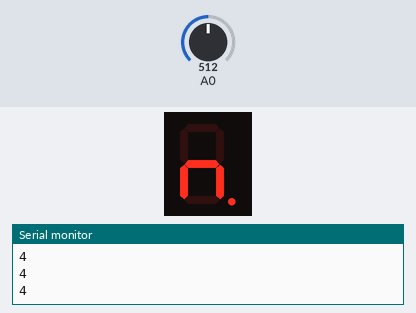
Bench run of a sketch on a simulated Arduino Uno, built with avr-gcc and run on an emulated ATmega328P. On the bench: 1-digit seven-segment display, the last lines printed to the serial monitor. Wiring (inferred from the names in the program): 1-digit 7-segment display, segments lit when HIGH: segments pin 2, pin 3, pin 4, pin 5, pin 6, pin 7, pin 8, pin 9. Inputs (shaded band) come from the test bench; at power-on: A0 = 512. The segment pins are drawn as the display they are named for.

Above: at 1.2 s.
1.3 s: A0 set to 716
At 2.7 s:
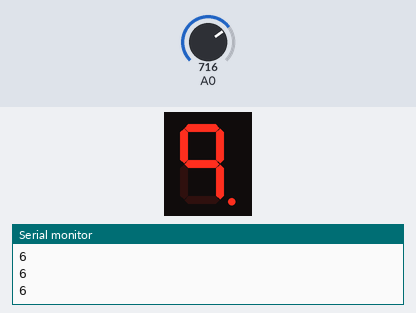
3.0 s: A0 set to 900
At 4.1 s:
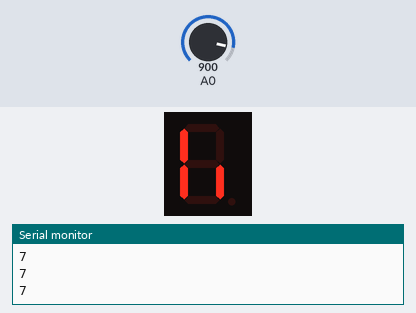
4.5 s: A0 set to 1023
At 5.3 s:
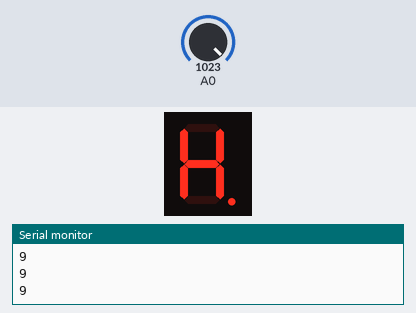
6.0 s: A0 set to 306
At 6.5 s:
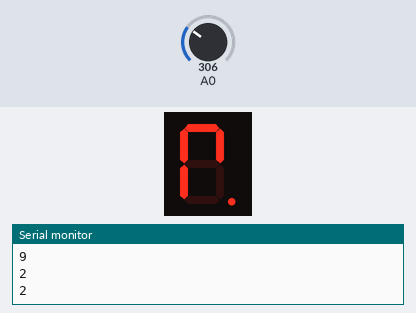
7.5 s: A0 set to 122
At 8.7 s:
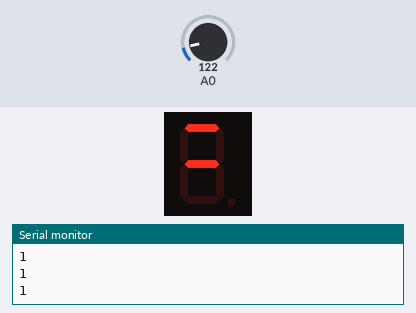
9.0 s: A0 set to 0
At 10.1 s:
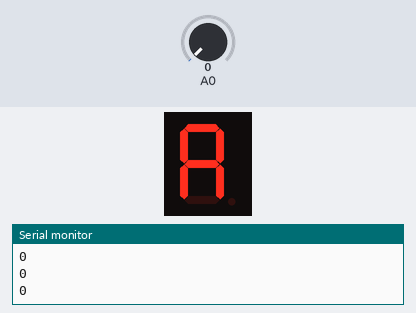
Timing chart, 0 to 11.5 s (numbered marks = the images above; inputs shaded):
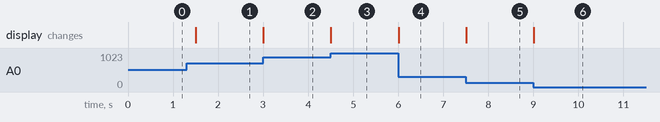

Measured:
- after the input at 1.3 s, the display: changes after 0.20 s (image 1)
- after the input at 3.0 s, the display: changes at once (image 2)
- after the input at 4.5 s, the display: changes at once (image 3)
- after the input at 6.0 s, the display: changes at once (image 4)
- after the input at 7.5 s, the display: changes at once (image 5)
- after the input at 9.0 s, the display: changes at once (image 6)

The sketch:

number_creator.ino
```cpp
/*How to use a seven-segment LED display.
  created by the SriTu Tech team.
  Read the code below and use it for any of your creations.
  Home Page
*/
byte pin[] = {2, 3, 4, 5, 6, 7, 8, 9};//arduino pin array

byte numbers[10][8] = {
  //lower left, lower middle, lower right, dot, upper right, upper middle, upper left, middle
  {1, 1, 1, 0, 1, 1, 1, 0}, //0
  {1, 0, 0, 0, 0, 0, 1, 0}, //1
  {1, 1, 0, 0, 1, 1, 0, 1}, //2
  {0, 1, 1, 0, 1, 1, 0, 1}, //3
  {0, 0, 1, 0, 1, 0, 1, 1}, //4
  {0, 1, 1, 0, 0, 1, 1, 1}, //5
  {1, 1, 1, 0, 0, 1, 1, 1}, //6
  {0, 0, 1, 0, 1, 1, 0, 0}, //7
  {1, 1, 1, 0, 1, 1, 1, 1}, //8
  {0, 1, 1, 0, 1, 1, 1, 1}, //9
};

void write_num(byte num){
  if (num > 9) {
    return;
  }
  else {
    for (byte i=0; i<9; i++) {
      digitalWrite(i+2, numbers[num][i]); //+2 because numbers start at pin 2
    }
  }
}

void setup() {
  for (byte a = 0; a < 8; a++) {
    pinMode(pin[a], OUTPUT);//define output pins
  }
  Serial.begin(9600);
}

void loop() {
  //write_num(9);
  int sensor_value = analogRead(A0);
  byte num_value = (byte)(sensor_value * (9.0 / 1023.0));
  write_num(num_value);
  Serial.println(num_value);
  delay(300);

}
```
